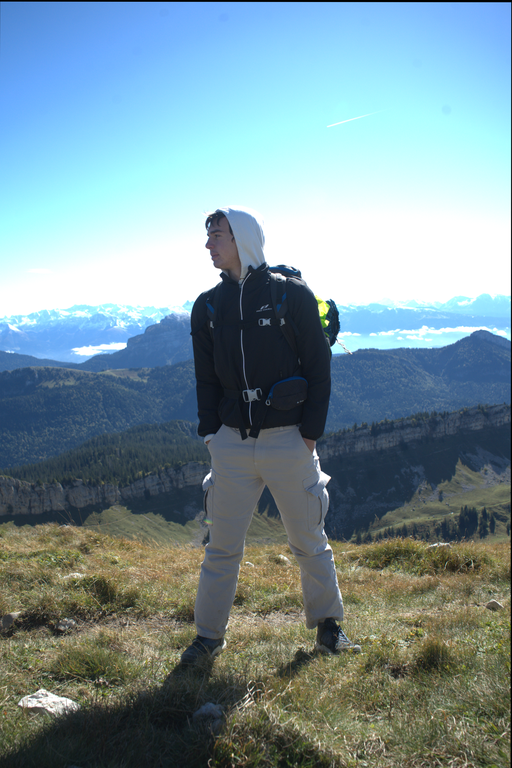
#> input picture code/imgs/trans_dams/med_over_aligned_downsampled.tiff, 512 x 768 px
$ python -i colorimetric_transform.py   (imports and definitions only)
#> lines starting #> are read from the running program, lines starting #| are printed output that depends on the picture
#> further down, picture is the input picture: shape (768, 512, 3); mean B, G, R 154.3, 146.1, 121.1
import numpy as np
import cv2


# [83 lines left out: functions compute_hist, match_histogram_to_cdf, correct_hist_grayscale, correct_hist_rgb, correct_hist_hsv, not called in this run]


def apply_clahe_grey(img, clipLimit=0.5, tile_size=(64, 64)):
    clahe = cv2.createCLAHE(clipLimit=clipLimit, tileGridSize=tile_size)

    # Appliquer CLAHE à l'image
    enhanced_img = clahe.apply(img)
    return enhanced_img


def apply_clahe_hsv(img):
    # Convert the image to YUV color space
    hsv_img = cv2.cvtColor(img, cv2.COLOR_BGR2HSV)
#> hsv_img: shape (768, 512, 3); mean H, S, V 74.2, 81.6, 163.4
    # Split the YUV image into its channels
    h, s, v = cv2.split(hsv_img)
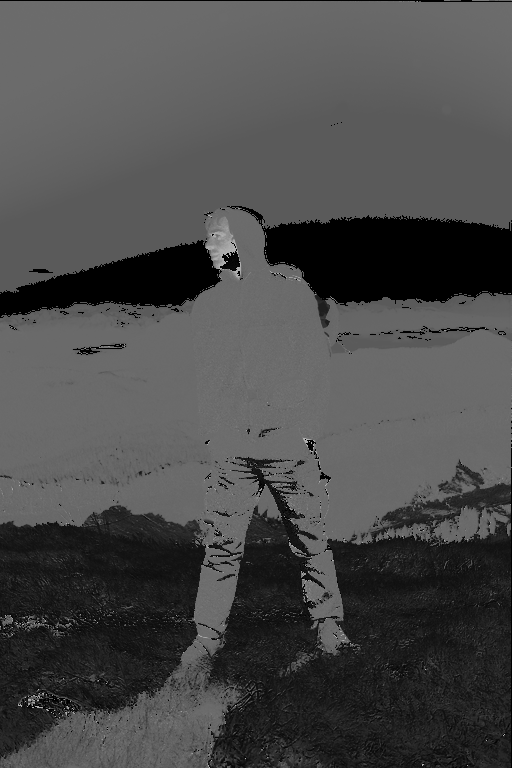
#> h: shape (768, 512); min 0, max 179, mean 74.2
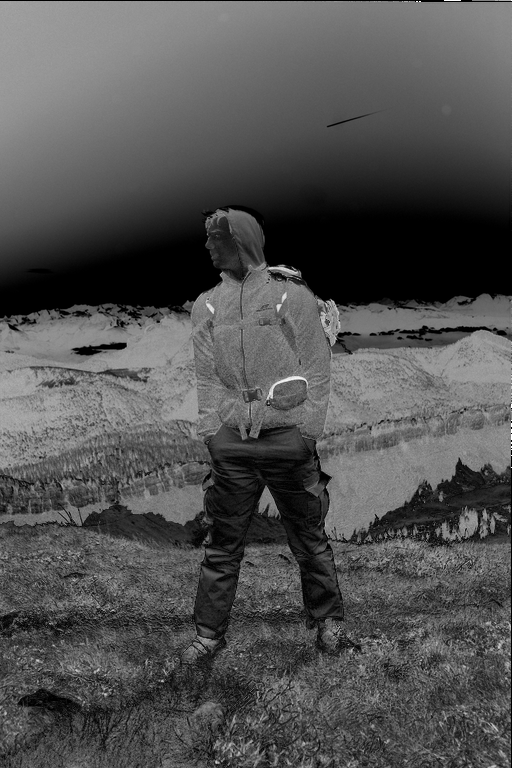
#> s: shape (768, 512); min 0, max 255, mean 81.6
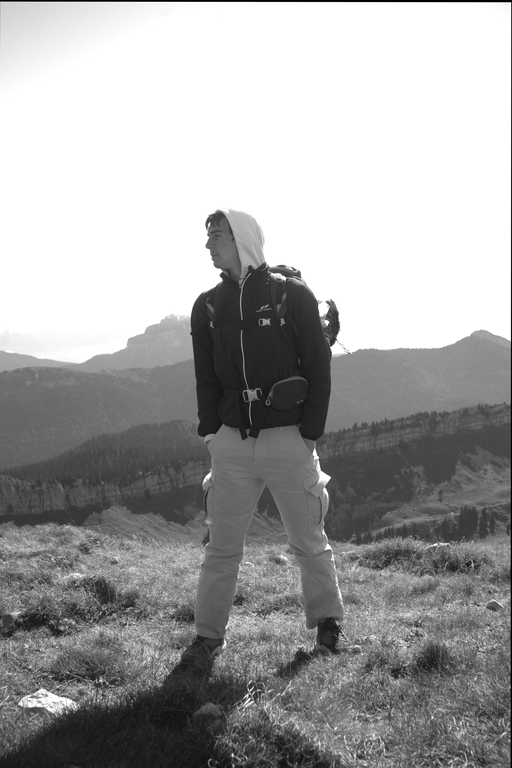
#> v: shape (768, 512); min 0, max 255, mean 163.4
    # Apply CLAHE to the Y channel
    s_clahe = apply_clahe_grey(s, clipLimit=0.5)
#> in apply_clahe_grey, `enhanced_img = clahe.apply(img)`:
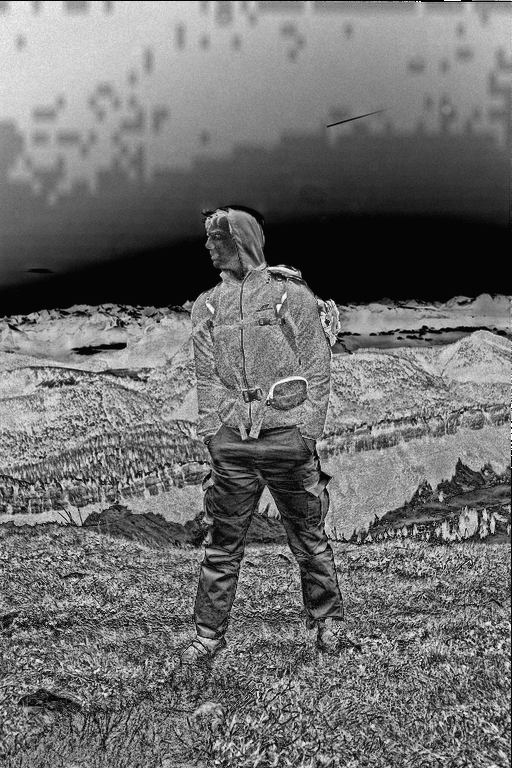
#> enhanced_img: shape (768, 512); min 4, max 255, mean 111.1
    v_clahe = apply_clahe_grey(v, clipLimit=0.5)
#> call 2 of apply_clahe_grey, with clipLimit = 0.5, tile_size = (64, 64)
#> in apply_clahe_grey (call 2), `enhanced_img = clahe.apply(img)`:
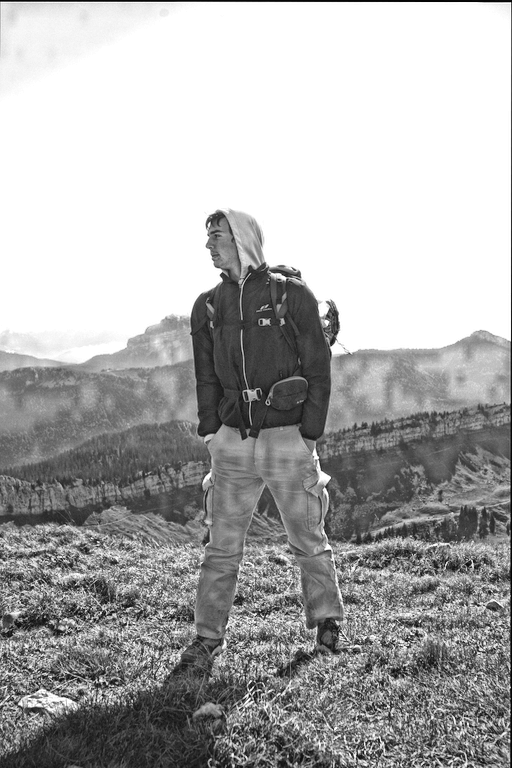
#> enhanced_img: shape (768, 512); min 4, max 255, mean 172.8

    # Merge the enhanced Y channel with the original U and V channels
    enhanced_hsv_img = cv2.merge((h, s_clahe, v_clahe))
#> enhanced_hsv_img: shape (768, 512, 3); mean H, S, V 74.2, 111.1, 172.8
    # Convert the image back to BGR color space
    enhanced_img = cv2.cvtColor(enhanced_hsv_img, cv2.COLOR_HSV2BGR)
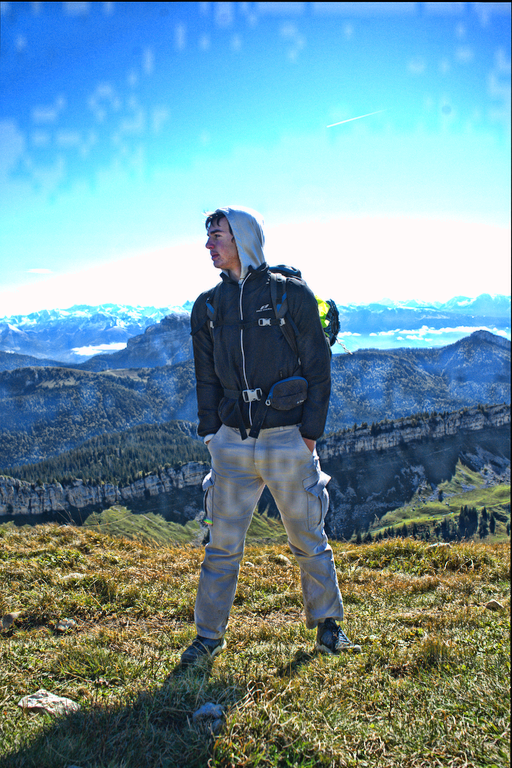
#> enhanced_img: shape (768, 512, 3); mean B, G, R 157.8, 147.2, 112.7
    return enhanced_img


# [13 lines left out: function add_saturation, not called in this run]

>>> import cv2
>>> picture = cv2.imread('../imgs/trans_dams/med_over_aligned_downsampled.tiff')
>>> result = apply_clahe_hsv(picture)
